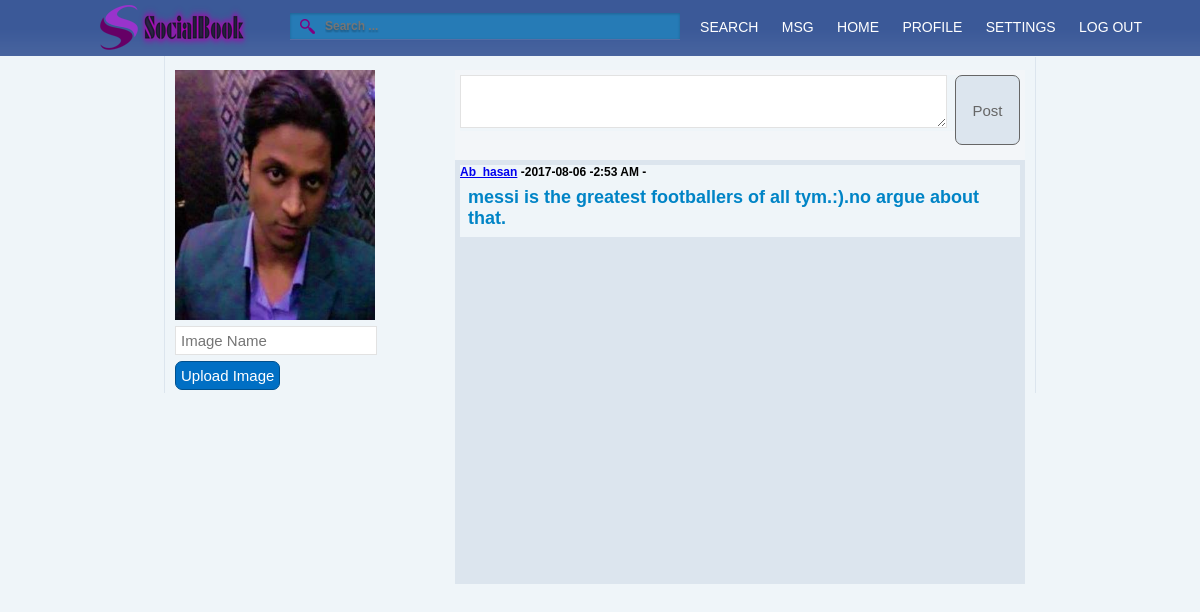
The app's page /profile.php (signed in) with its own data.
### tables this page shows
CREATE TABLE `posts` (
  `id` int(11) NOT NULL,
  `body` text,
  `date_added` date DEFAULT NULL,
  `added_by` varchar(50) DEFAULT NULL,
  `user_posted_to` varchar(50) DEFAULT NULL,
  `time_added` time DEFAULT NULL
);

CREATE TABLE `users` (
  `id` int(11) NOT NULL,
  `username` varchar(50) DEFAULT NULL,
  `first_name` varchar(50) DEFAULT NULL,
  `last_name` varchar(50) DEFAULT NULL,
  `email` varchar(50) DEFAULT NULL,
  `password` varchar(30) DEFAULT NULL,
  `date` date DEFAULT NULL,
  `image` varchar(50) DEFAULT NULL
);

### profile.php (the view, shortened to what this page needs)
<?php include ("./inc/header.inc.php");
?>
<div class="postForm" style=" float: right; width: 560px; height: 80px; background-color: #F3F6F9; padding: 5px;">
	<form action="profile.php" method="post">
		<textarea id="post" name="post" rows="3" cols="79"></textarea>
		<input type="submit" name="send" value="Post" style="background-color: #DCE5EE; float: right; border: 1px solid #666; color:#666;height:70px; width: 65px;margin-top: 0px;" />
	</form>
</div>
<div class="profilePosts" style=" float: right; width: 560px; height: 414px; background-color: #DCE5EE; padding: 5px;">
	<?php
		$sql = "SELECT * FROM posts WHERE added_by='$username' order by id DESC";
       	$result=mysqli_query($conn,$sql);
		while($row=mysqli_fetch_assoc($result)){
			$body = $row['body'];
			$date_added = $row['date_added'];
			$added_by = $row['added_by'];
			$time_added = $row['time_added'];
            $time_added2 =date("g:i A", strtotime($time_added));
			echo "<div class='posted_by' style='font-weight: 800; color: #000;'><a href='http://localhost/SdSocialBook/profile.php?u=$username'>$added_by</a> -$date_added -$time_added2 -</div><h2>$body</h2><br />";
		}
	?>
</div>
<img src="img/<?php
	$sql="SELECT image FROM users WHERE username='$username'";
	$result=mysqli_query($conn,$sql);
	if($row=mysqli_fetch_assoc($result)){
		$im=$row['image'];
		echo "$im";
	}
 ?>" height="250" width="200" alt="<?php echo $username; ?>'s Profile photo" title="<?php echo $username; ?>'s Profile"/>
<br />
<form method="post" action="#">
	<input type="text" name="imagePath" id="noneText" style="	background-color: #FFFFFF;border: 1px solid #E2E2E2;font-size: 15px;padding: 5px;width: 190px;margin-bottom: 3px;margin-top: 3px;outline: none;" placeholder="Image Name"><br />
	<input type="submit" name="imageUpload" value="Upload Image">
</form>

### style/style.css (style rules this page uses)
* { margin:0px; padding: 0px; font-family: Arial, Helvetica , Sans-serif; font-size: 12px; background-color: #eff5f9; }
h2 { font-family: Arial, Helvetica, Sans-serif; font-size: 18px; padding: 8px; color: #0084c6; }
input[type="text"] { background-color: #FFFFFF; border: 1px solid #E2E2E2; font-size: 15px; padding: 5px; width: 300px; margin-bottom: 3px; margin-top: 3px; outline: none; }
input[type="submit"] { background-color: #006FC4; border: 1px solid #00508D; font-size: 15px; color: #FFFFFF; padding: 5px; margin-bottom: 3px; margin-top: 3px; border-radius: 7px; }
#post { width: 485px; margin-left: 0px; background-color: #FFFFFF; border: 1px solid #E2E2E2; font-size: 15px; outline: none; }

### records on screen
posts: added_by "Ab_hasan", date_added "2017-08-06", time_added "2:53 AM", body "messi is the greatest footballers of all tym.:).no argue about that."
users: image (picture)
